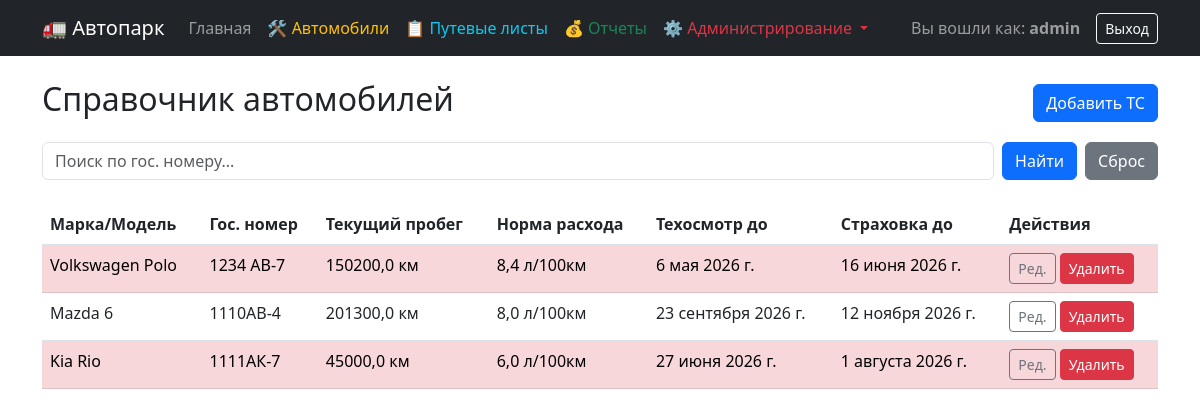
Screenshot of /cars/ (signed in) with the database file from the repository.
### fleet/models.py (models this page shows, shortened)
class Automobile(models.Model):
    make = models.CharField(max_length=50, verbose_name="Марка")
    model = models.CharField(max_length=50, verbose_name="Модель")
    license_plate = models.CharField(max_length=20, unique=True, verbose_name="Гос. номер")
    fuel_consumption_rate = models.FloatField(verbose_name="Норма расхода (л/100км)")
    current_mileage = models.FloatField(default=0, verbose_name="Текущий пробег (км)")
    inspection_due_date = models.DateField(verbose_name="Дата окончания техосмотра")
    insurance_due_date = models.DateField(verbose_name="Дата окончания страховки")
    last_updated = models.DateTimeField(auto_now=True, verbose_name="Последнее изменение")
    def is_inspection_due(self):
        days_left = (self.inspection_due_date - timezone.now().date()).days
        return days_left <= 30
    def is_insurance_due(self):
        days_left = (self.insurance_due_date - timezone.now().date()).days
        return days_left <= 30
    class Meta:
        verbose_name = "Автомобиль"
        verbose_name_plural = "Автомобили"

### fleet/views.py (the view)
# urls.py: path('cars/', views.car_list, name='car_list'),
@login_required
@user_passes_test(is_mechanic)
def car_list(request):
    query = request.GET.get('q')
    if query:
        cars = Automobile.objects.filter(license_plate__icontains=query)
    else:
        cars = Automobile.objects.all()
    return render(request, 'fleet/car_list.html', {'cars': cars, 'query': query})

### fleet/templatetags/fleet_extras.py (called while the page is built)
@register.filter(name='has_group')
def has_group(user, group_name):
    return user.groups.filter(name=group_name).exists()

### fleet/views.py (called while the page is built)
def is_mechanic(user):
    return user.groups.filter(name='Mechanic').exists() or user.is_superuser

### fleet/templates/fleet/car_list.html
{% extends 'fleet/base.html' %}
{% block content %}
    <div class="d-flex justify-content-between align-items-center mb-3">
        <h2>Справочник автомобилей</h2>
        <a href="{% url 'car_create' %}" class="btn btn-primary">Добавить ТС</a>
    </div>
    <form method="get" class="mb-4 d-flex">
        <input type="text" name="q" class="form-control me-2" placeholder="Поиск по гос. номеру..."
               value="{{ query|default:'' }}">
        <button type="submit" class="btn btn-primary me-2">Найти</button>
        <a href="{% url 'car_list' %}" class="btn btn-secondary">Сброс</a>
    </form>
    <table class="table table-hover">
        <thead>
        <tr>
            <th>Марка/Модель</th>
            <th>Гос. номер</th>
            <th>Текущий пробег</th>
            <th>Норма расхода</th>
            <th>Техосмотр до</th>
            <th>Страховка до</th>
            <th>Действия</th>
        </tr>
        </thead>
        <tbody>
        {% for car in cars %}
            <tr class="{% if car.is_inspection_due or car.is_insurance_due %}table-danger{% endif %}">
                <td>{{ car.make }} {{ car.model }}</td>
                <td>{{ car.license_plate }}</td>
                <td>{{ car.current_mileage }} км</td>
                <td>{{ car.fuel_consumption_rate }} л/100км</td>
                <td>{{ car.inspection_due_date }}</td>
                <td>{{ car.insurance_due_date }}</td>
                <td>
                    <a href="{% url 'car_edit' car.pk %}" class="btn btn-sm btn-outline-secondary">Ред.</a>
                    <a href="{% url 'car_delete' car.pk %}" class="btn btn-danger btn-sm">Удалить</a>
                </td>
            </tr>
        {% empty %}
            <tr>
                <td colspan="7" class="text-center">Автомобили не найдены</td>
            </tr>
        {% endfor %}
        </tbody>
    </table>
{% endblock %}

### fleet/templates/fleet/base.html (shortened to what this page needs)
{% load fleet_extras %}
<!DOCTYPE html>
<html lang="ru">
<head>
    <link href="https://cdn.jsdelivr.net/npm/bootstrap@5.3.0/dist/css/bootstrap.min.css" rel="stylesheet">
</head>
<body>
<nav class="navbar navbar-expand-lg navbar-dark bg-dark mb-4">
    <div class="container">
        <a class="navbar-brand" href="{% url 'dashboard' %}">🚛 Автопарк</a>
        {% if user.is_authenticated %}
            <div class="collapse navbar-collapse" id="navbarNav">
                <ul class="navbar-nav me-auto">
                    <li class="nav-item">
                        <a class="nav-link" href="{% url 'dashboard' %}">Главная</a>
                    </li>
                    {% if user|has_group:"Mechanic" or user.is_superuser %}
                        <li class="nav-item">
                            <a class="nav-link text-warning" href="{% url 'car_list' %}">🛠 Автомобили</a>
                        </li>
                    {% endif %}
                    {% if user|has_group:"Dispatcher" or user.is_superuser %}
                        <li class="nav-item">
                            <a class="nav-link text-info" href="{% url 'log_list' %}">📋 Путевые листы</a>
                        </li>
                    {% endif %}
                    {% if user|has_group:"Accountant" or user.is_superuser %}
                        <li class="nav-item">
                            <a class="nav-link text-success" href="{% url 'reports_selection' %}">💰 Отчеты</a>
                        </li>
                    {% endif %}
                    {% if user|has_group:"Administrator" or user.is_superuser %}
                        <li class="nav-item dropdown">
                            <a class="nav-link dropdown-toggle text-danger" href="#" role="button"
                               data-bs-toggle="dropdown">
                                ⚙️ Администрирование
                            </a>
                        </li>
                    {% endif %}
                </ul>
                <span class="navbar-text me-3">
                    Вы вошли как: <b>{{ user.username }}</b>
                </span>
                <form method="post" action="{% url 'logout' %}">
                    <button type="submit" class="btn btn-outline-light btn-sm">Выход</button>
                </form>
            </div>
        {% endif %}
    </div>
</nav>
<div class="container">
    {% block content %}
    {% endblock %}
</div>
</body>
</html>

### rows the page displays
Automobile: make "Volkswagen", model "Polo", license_plate "1234 AB-7", current_mileage "150200,0", fuel_consumption_rate "8,4", inspection_due_date "6 мая 2026 г.", insurance_due_date "16 июня 2026 г."
Automobile: make "Mazda", model "6", license_plate "1110АВ-4", current_mileage "201300,0", fuel_consumption_rate "8,0", inspection_due_date "23 сентября 2026 г.", insurance_due_date "12 ноября 2026 г."
Automobile: make "Kia", model "Rio", license_plate "1111АК-7", current_mileage "45000,0", fuel_consumption_rate "6,0", inspection_due_date "27 июня 2026 г.", insurance_due_date "1 августа 2026 г."

### other values shown
{{ user.username }} "admin"
